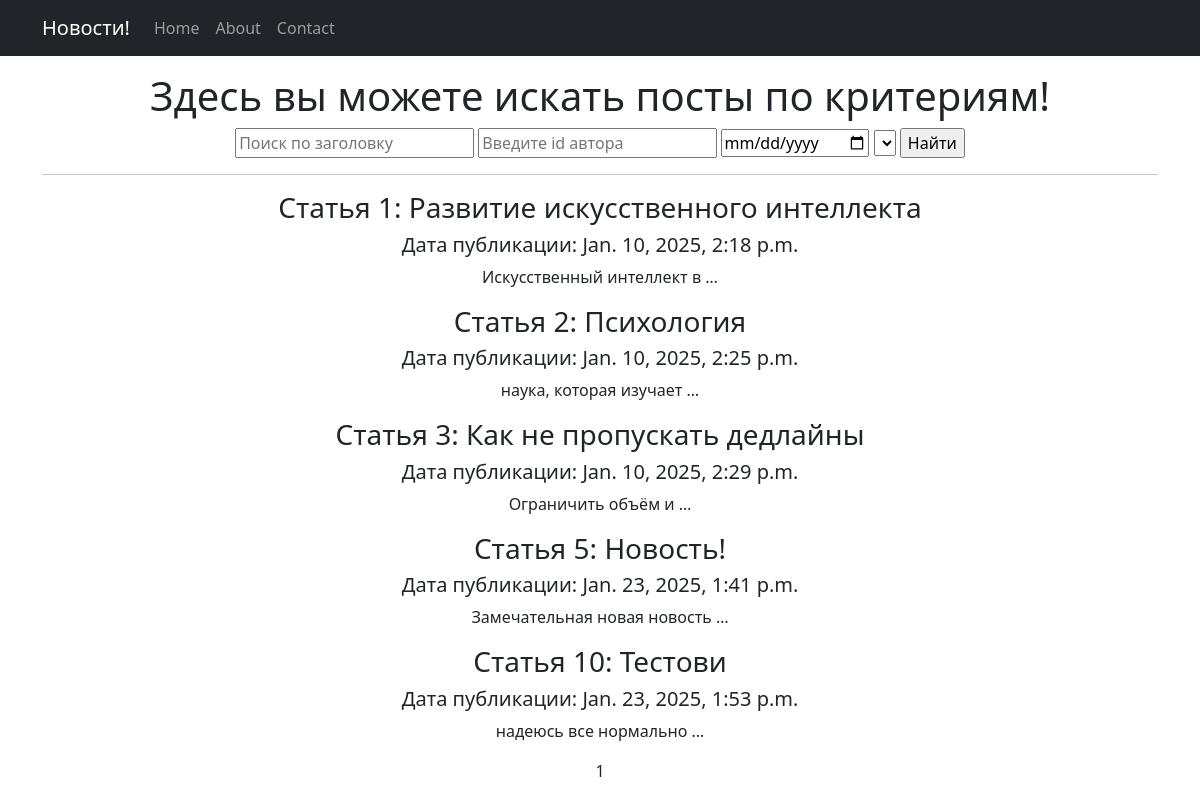
Page /news/search/ on the earlier database version.
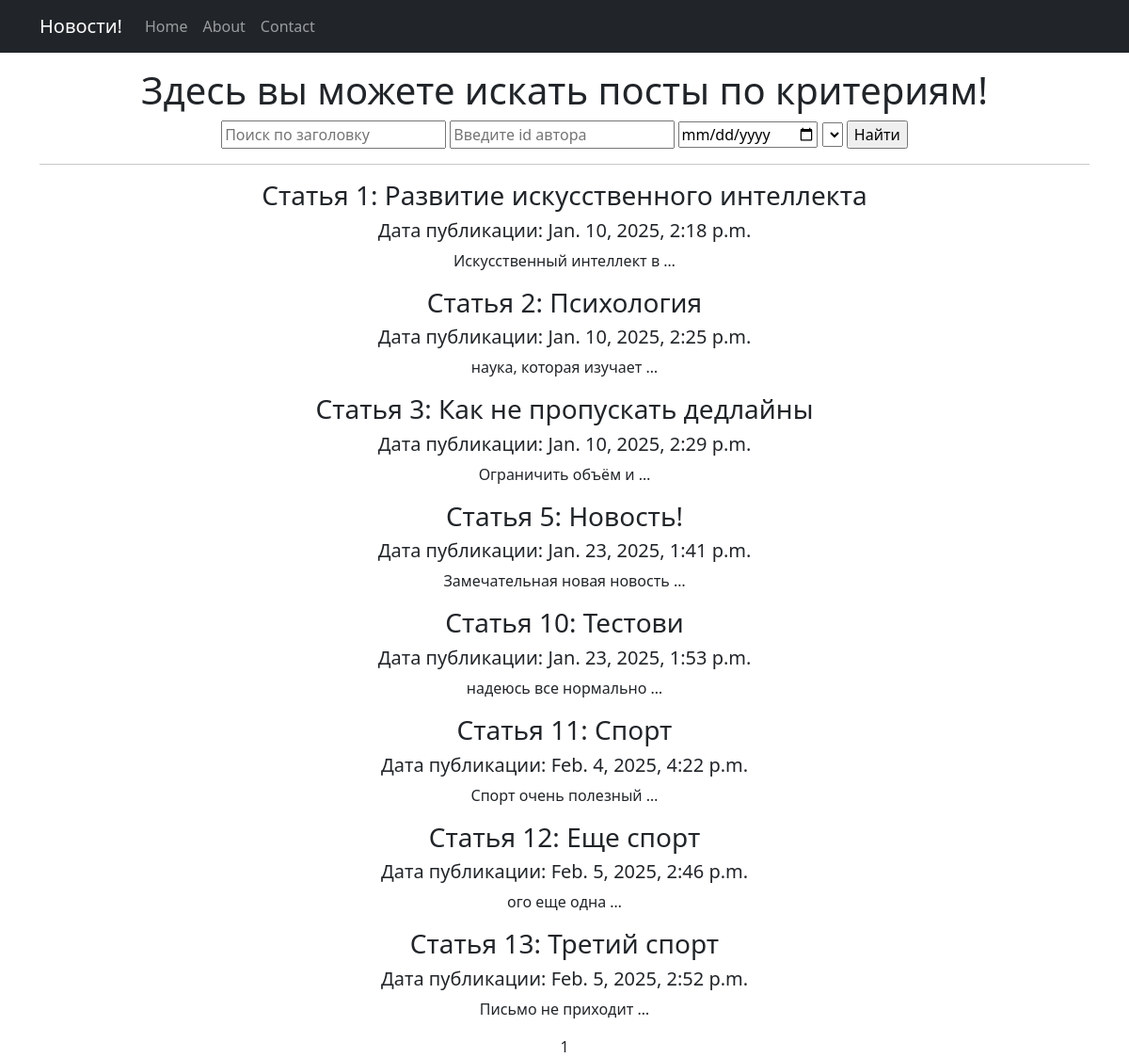
Same page on the later database version.
### portal/models.py (models this page shows, shortened)
class Post(models.Model):
    author = models.ForeignKey(Author, on_delete=models.CASCADE)
    POST_CHOICES = [
        ('article', 'Статья'),
        ('news', 'Новость'),
    ]
    post_type = models.CharField(max_length=10, choices=POST_CHOICES)
    created_at = models.DateTimeField(auto_now_add=True)
    categories = models.ManyToManyField(Category, through='PostCategory')
    title = models.CharField(max_length=255)
    text = models.TextField()
    rating = models.IntegerField(default=0)

### portal/views.py (the view)
# urls.py: path('search/', SearchPosts.as_view(), name='search'),
class SearchPosts(ListView):
    model = Post
    template_name = 'search.html'
    context_object_name = 'post_list'
    paginate_by = 10
    def get_queryset(self):
        queryset = super().get_queryset()
        self.filterset = PostFilter(self.request.GET, queryset=queryset)
        return self.filterset.qs

### portal/templatetags/custom_filters.py (called while the page is built)
@register.filter()
def censored(text):
    for word in censore:
        text = text.replace(word, word[0] + '*' * (len(word) - 1))
    return text

### templates/search.html (shortened to what this page needs)
{% extends 'flatpages/default.html' %}
{% load custom_filters %}
{% load custom_tags %}
{% block content %}
<h1 class="mt-3">Здесь вы можете искать посты по критериям!</h1>
<form action="" method="get" >
  <input type="text" name="title" placeholder="Поиск по заголовку">
  <input type="text" name="author" placeholder="Введите id автора">
  <input type="date" name="created_at" placeholder="Выберите дату">
  <select name="categories">
</select>
  <input type="submit" value="Найти" />
</form>
<hr>
{% if post_list %}
  {% for post in post_list %}
  <h3>Статья {{ post.id }}: {{ post.title }}</h3>
  <h5>Дата публикации: {{ post.created_at }}</h5>
  <p>{{ post.text|truncatewords:3|censored }}</p>
  {% endfor %}
  {% else %}
  <h2>Товаров нет!</h2>
{% endif %}
   {{ page_obj.number }}
{% endblock content %}

Differences in the rows shown:
added Post: id "11", title "Спорт", created_at "Feb. 4, 2025, 4:22 p.m.", text|censored "Спорт очень полезный …"
added Post: id "12", title "Еще спорт", created_at "Feb. 5, 2025, 2:46 p.m.", text|censored "ого еще одна …"
added Post: id "13", title "Третий спорт", created_at "Feb. 5, 2025, 2:52 p.m.", text|censored "Письмо не приходит …"
